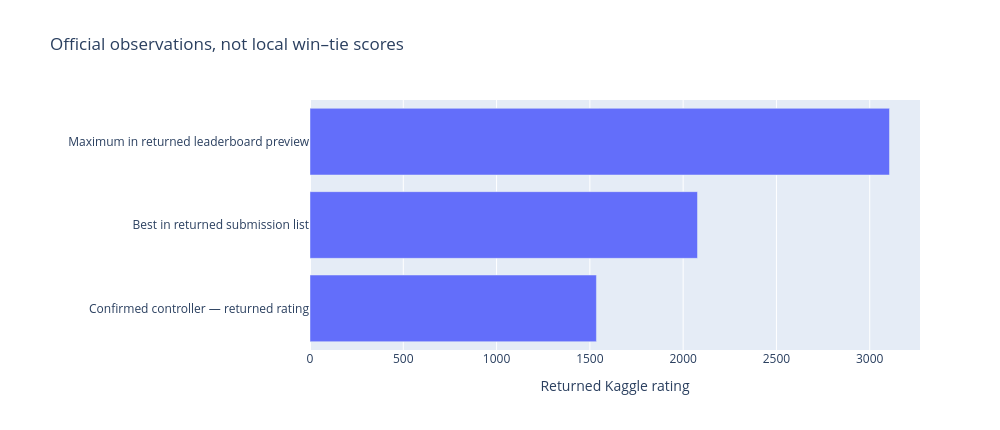

Notebook cell for this chart:
### Markdown cell above
## Official rating snapshot
The preview maximum below is labeled as such unless a rank-one row is present. It is not assumed to be complete standings. A newly validated score is not assumed to have converged.

### Code cell
target=S.get('target',{}) or {}; L=S.get('leaderboard',{}) or {}
values=[]; names=[]
for label,value in [('Confirmed controller — returned rating',target.get('publicScore')),('Best in returned submission list',(S.get('submissions',{}) or {}).get('best_in_returned_listing')),('Verified rank-one rating' if L.get('verified') else 'Maximum in returned leaderboard preview',L.get('leader_score',L.get('max_score_in_returned_rows')))]:
 try: values.append(float(value)); names.append(label)
 except (TypeError,ValueError): pass
fig=go.Figure(go.Bar(x=values,y=names,orientation='h'))
fig.update_layout(title='Official observations, not local win–tie scores',xaxis_title='Returned Kaggle rating',height=430,width=1000,margin=dict(l=310))
if not values: fig.add_annotation(text='No usable official score returned',showarrow=False,xref='paper',yref='paper',x=.5,y=.5)
show(fig)

### Figure 1 — Plotly figure (JSON) as saved in the notebook; plotly's stock layout.template omitted (floating-point values rounded to 4 significant figures)
{"data": [{"orientation": "h", "type": "bar", "x": [1535.0, 2077.0, 3106.0], "y": ["Confirmed controller — returned rating", "Best in returned submission list", "Maximum in returned leaderboard preview"]}], "layout": {"height": 430, "margin": {"l": 310}, "title": {"text": "Official observations, not local win–tie scores"}, "width": 1000, "xaxis": {"title": {"text": "Returned Kaggle rating"}}}}
